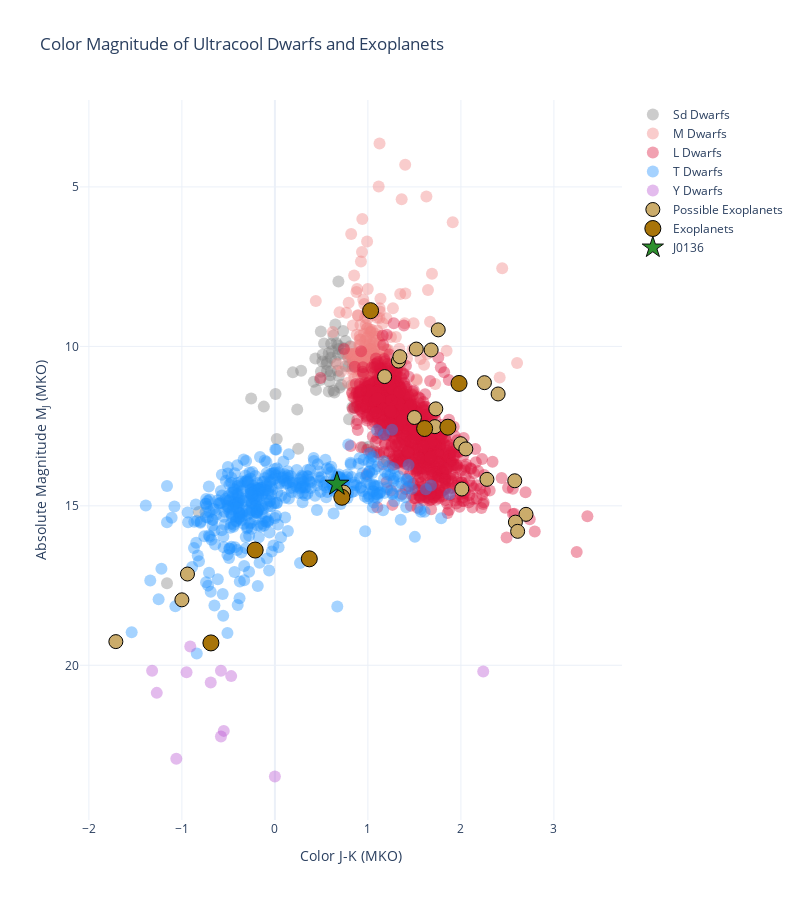

The cell this chart's notebook holds for it:
### Code cell
fig = go.Figure()

# Function to add scatter traces to Plotly figure
def add_scatter_trace(x, y, size, color, opacity, label, hover_text, edgecolor=None, marker_symbol=None):
    fig.add_trace(go.Scatter(
        x=x,
        y=y,
        mode='markers',
        marker=dict(
            size=size,
            color=color,
            opacity=opacity,
            line=dict(width=1, color=edgecolor) if edgecolor else None,
            symbol=marker_symbol  

        ),
        name=label,
        text=hover_text,
        hoverinfo="text",
        showlegend=True,  # Enable legend for this trace
    ))

# Add brown dwarfs by spectral type
for spec_type, color in zip(specTypes, specColor):
    mask = (uc.exoplanet == 0) & (uc['spectype'] == spec_type) & (~uc['name'].isin(inspected))
    add_scatter_trace(
        uc['color'][(uc.exoplanet == 0) & (uc['spectype'] == spec_type)][mask],
        uc['absMag'][(uc.exoplanet == 0) & (uc['spectype'] == spec_type)][mask],
        size=12,
        color=color,
        opacity=0.4,
        label=f'{spec_type} Dwarfs',
        hover_text=[
            f"<b>{name}</b><br>Color: {color:.2f}<br>Abs Mag: {mag:.2f}"
            for name, color, mag in zip(
                uc['name'][(uc.exoplanet == 0) & (uc['spectype'] == spec_type)][mask],
                uc['color'][(uc.exoplanet == 0) & (uc['spectype'] == spec_type)][mask],
                uc['absMag'][(uc.exoplanet == 0) & (uc['spectype'] == spec_type)][mask]
            )
        ]
    )

if showExoplanets==True:
    # Add possible exoplanets
    add_scatter_trace(
        uc['color'][uc.exoplanet == 1],
        uc['absMag'][uc.exoplanet == 1],
        size=14,
        color='#cbac6b',
        opacity=1.0,
        label="Possible Exoplanets",
        hover_text=[
            f"<b>{name}</b><br>Color: {color:.2f}<br>Abs Mag: {mag:.2f}"
            for name, color, mag in zip(
                uc['name'][uc.exoplanet == 1],
                uc['color'][uc.exoplanet == 1],
                uc['absMag'][uc.exoplanet == 1]
            )
        ],
        edgecolor="black"
    )

    # Add exoplanets
    add_scatter_trace(
        uc['color'][uc.exoplanet == 2],
        uc['absMag'][uc.exoplanet == 2],
        size=16,
        color='#a87409',
        opacity=1.0,
        label="Exoplanets",
        hover_text=[
            f"<b>{name}</b><br>Color: {color:.2f}<br>Abs Mag: {mag:.2f}"
            for name, color, mag in zip(
                uc['name'][uc.exoplanet == 2],
                uc['color'][uc.exoplanet == 2],
                uc['absMag'][uc.exoplanet == 2]
            )
        ],
        edgecolor="black"
    )

# Add inspected objects
for case, label, color in zip(inspected, inspectLabel, inspectColor):
    add_scatter_trace(
        uc['color'][uc.name == case],
        uc['absMag'][uc.name == case],
        size=18,
        color=color,
        opacity=0.95,
        label=label,
        hover_text=[
            f"<b>{case}</b><br>Color: {uc['color'][uc.name == case].values[0]:.2f}<br>Abs Mag: {uc['absMag'][uc.name == case].values[0]:.2f}"
        ],
        edgecolor="black",
        marker_symbol='star'
    )


# Customize layout
fig.update_layout(
    title="Color Magnitude of Ultracool Dwarfs and Exoplanets",
    xaxis_title="Color J-K (MKO)",
    yaxis_title="Absolute Magnitude M<sub>J</sub> (MKO)",
    template='plotly_white',
    autosize=False,
    width=800,
    height=900,
    legend=dict(
        traceorder='normal',
        font=dict(
            size=12,),
    ),
)

# Invert y-axis to mimic HR diagram style
fig.update_yaxes(autorange="reversed")

if annotateCloudDevs==True:
    # Add arrows for annotations
    for start, stop, color in zip(arrowstart, arrowstop, arrowcolors):
        fig.add_annotation(
            x=stop[0],
            y=stop[1],
            ax=start[0],
            ay=start[1],
            xref="x",
            yref="y",
            axref="x",
            ayref="y",
            showarrow=True,
            arrowhead=2,
            arrowsize=1,
            arrowwidth=1,
            arrowcolor=color,
        )

    # Add annotations for cloud formation
    for (label, coord, color, align) in zip(labelWords, labelCoords, arrowcolors, labelAlign):
        fig.add_annotation(
            x=coord[0],
            y=coord[1],
            text=label,
            showarrow=False,
            font=dict(color=color, size=11),
            align=align
        )
fig.show()

### Figure 1 — Plotly figure (JSON) as saved in the notebook; plotly's stock layout.template omitted (floating-point values rounded to 4 significant figures; data arrays with more than 128 entries replaced by an {"elided": "..."} marker saying what was removed)
{"data": [{"hoverinfo": "text", "marker": {"color": "grey", "opacity": 0.4, "size": 12}, "mode": "markers", "name": "Sd Dwarfs", "showlegend": true, "text": ["<b>WISEA J001450.17-083823.4</b><br>Color: 0.69<br>Abs Mag: 10.93", "<b>LHS 1074</b><br>Color: 0.81<br>Abs Mag: 10.00", "<b>2MASS J00412179+3547133</b><br>Color: 0.96<br>Abs Mag: 10.85", "<b>WISEA J004326.26+222124.0</b><br>Color: 0.79<br>Abs Mag: 10.63", "<b>ULAS J004539.97+135032.7</b><br>Color: 0.68<br>Abs Mag: 10.26", "<b>LHS 1166</b><br>Color: 0.68<br>Abs Mag: 10.08", "<b>WISEA J005757.64+201304.0</b><br>Color: 1.20<br>Abs Mag: 13.59", "<b>ULAS J013346.25+132822.4</b><br>Color: 0.61<br>Abs Mag: 9.92", "<b>LHS 1265</b><br>Color: 0.49<br>Abs Mag: 9.53", "<b>2MASS J01423153+0523285</b><br>Color: 0.55<br>Abs Mag: 10.55", "<b>ULAS J015034.33+142002.4</b><br>Color: 0.63<br>Abs Mag: 9.66", "<b>ULAS J020533.75+123824.1</b><br>Color: 0.28<br>Abs Mag: 10.76", "<b>ULAS J021642.97+004005.6</b><br>Color: 0.80<br>Abs Mag: 12.28", "<b>WISEA J030601.66-033059.0</b><br>Color: 0.44<br>Abs Mag: 11.36", "<b>LSPM J0330+3504</b><br>Color: 0.68<br>Abs Mag: 7.97", "<b>LEHPM 1-3365</b><br>Color: 0.87<br>Abs Mag: 10.38", "<b>ULAS J033350.84+001406.1</b><br>Color: 0.60<br>Abs Mag: 10.78", "<b>WISEA J033613.83+001011.0</b><br>Color: 0.73<br>Abs Mag: 10.23", "<b>LSPM J0402+1730</b><br>Color: 0.73<br>Abs Mag: 9.52", "<b>WISEA J043535.82+211508.9</b><br>Color: 0.42<br>Abs Mag: 11.11", "<b>LEHPM 2-59</b><br>Color: 0.76<br>Abs Mag: 10.62", "<b>WISEA J045921.21+154059.2</b><br>Color: 0.66<br>Abs Mag: 9.90", "<b>LHS 1742a</b><br>Color: 0.61<br>Abs Mag: 10.15", "<b>2MASS J05325346+8246465</b><br>Color: 0.25<br>Abs Mag: 13.21", "<b>APMPM J0559-2903</b><br>Color: 0.44<br>Abs Mag: 10.38", "<b>2MASS J06164006-6407194</b><br>Color: 0.02<br>Abs Mag: 12.91", "<b>ULAS J085500.12+000204.1</b><br>Color: 0.53<br>Abs Mag: 9.91", "<b>SSSPM J1013-1356</b><br>Color: 0.19<br>Abs Mag: 10.82", "<b>2MASS J11582077+0435014</b><br>Color: 1.06<br>Abs Mag: 13.29", "<b>ULAS J115826.62+044746.8</b><br>Color: 0.84<br>Abs Mag: 10.63", "<b>ULAS J120214.62+073113.8</b><br>Color: 0.51<br>Abs Mag: 10.48", "<b>ULAS J121508.37+040200.5</b><br>Color: 0.51<br>Abs Mag: 10.26", "<b>WISEA J121914.75+081027.0</b><br>Color: 0.80<br>Abs Mag: 10.26", "<b>ULAS J124425.90+102441.9</b><br>Color: 0.49<br>Abs Mag: 11.05", "<b>ULAS J124947.04+095019.8</b><br>Color: 0.71<br>Abs Mag: 11.20", "<b>SSSPM J1256-1408</b><br>Color: 0.56<br>Abs Mag: 10.77", "<b>ULAS J125635.91-001944.9</b><br>Color: 0.68<br>Abs Mag: 9.97", "<b>SDSS J125637.13-022452.4</b><br>Color: 0.01<br>Abs Mag: 11.50", "<b>HD 114762B</b><br>Color: 0.68<br>Abs Mag: 10.76", "<b>ULAS J131705.66+091016.9</b><br>Color: 0.58<br>Abs Mag: 10.22", "<b>SDSS J133348.24+273508.8</b><br>Color: 0.64<br>Abs Mag: 11.45", "<b>ULAS J133836.97-022910.7</b><br>Color: 1.01<br>Abs Mag: 13.15", "<b>SDSS J134749.74+333601.7</b><br>Color: 0.58<br>Abs Mag: 11.42", "<b>ULAS J135058.86+081506.8</b><br>Color: -0.25<br>Abs Mag: 11.63", "<b>ULAS J141623.94+134836.3</b><br>Color: -1.16<br>Abs Mag: 17.43", "<b>SDSS J141624.08+134826.7</b><br>Color: 0.95<br>Abs Mag: 13.16", "<b>ULAS J141806.71+000035.5</b><br>Color: 0.49<br>Abs Mag: 10.79", "<b>LSR J1425+7102</b><br>Color: 0.56<br>Abs Mag: 10.48", "<b>2MASS J14343616+2202463</b><br>Color: 0.86<br>Abs Mag: 11.93", "<b>LHS 377</b><br>Color: 0.79<br>Abs Mag: 10.33", "<b>SSSPM J1444-2019</b><br>Color: 0.63<br>Abs Mag: 11.38", "<b>HIP 73786B</b><br>Color: -0.82<br>Abs Mag: 15.20", "<b>ULAS J151913.03-000030.0</b><br>Color: 0.24<br>Abs Mag: 11.98", "<b>APMPM J1523-0245</b><br>Color: 0.76<br>Abs Mag: 9.83", "<b>2MASS J15412408+5425598</b><br>Color: 0.60<br>Abs Mag: 10.36", "<b>LSR J1610-0040</b><br>Color: 0.84<br>Abs Mag: 10.44", "<b>2MASS J16262034+3925190</b><br>Color: -0.12<br>Abs Mag: 11.89", "<b>2MASS J16403197+1231068</b><br>Color: 0.59<br>Abs Mag: 10.90", "<b>GJ 660.1B</b><br>Color: 0.82<br>Abs Mag: 11.23", "<b>2MASS J17561080+2815238</b><br>Color: 0.83<br>Abs Mag: 11.91", "<b>LSR J1826+3014</b><br>Color: 0.70<br>Abs Mag: 11.29", "<b>LSR J2036+5059</b><br>Color: 0.65<br>Abs Mag: 10.47", "<b>WISEA J204027.30+695924.1</b><br>Color: 0.59<br>Abs Mag: 11.10", "<b>LSPM J2331+4607N</b><br>Color: 0.74<br>Abs Mag: 10.05", "<b>ULAS J233359.39+004935.2</b><br>Color: 0.65<br>Abs Mag: 9.32"], "type": "scatter", "x": [0.687, 0.81, 0.956, 0.792, 0.68, 0.685, 1.203, 0.605, 0.494, 0.554, 0.63, 0.282, 0.797, 0.442, 0.683, 0.868, 0.602, 0.731, 0.733, 0.418, 0.76, 0.661, 0.614, 0.25, 0.435, 0.02, 0.529, 0.193, 1.064, 0.837, 0.511, 0.513, 0.804, 0.486, 0.714, 0.56, 0.679, 0.007, 0.675, 0.579, 0.64, 1.007, 0.579, -0.255, -1.16, 0.949, 0.495, 0.56, 0.858, 0.79, 0.63, -0.819, 0.24, 0.76, 0.602, 0.84, -0.119, 0.594, 0.822, 0.833, 0.697, 0.65, 0.587, 0.736, 0.65], "y": [10.93, 9.998, 10.85, 10.63, 10.26, 10.08, 13.59, 9.916, 9.534, 10.55, 9.66, 10.76, 12.28, 11.36, 7.966, 10.38, 10.78, 10.23, 9.52, 11.11, 10.62, 9.899, 10.15, 13.21, 10.38, 12.91, 9.911, 10.82, 13.29, 10.63, 10.48, 10.26, 10.26, 11.05, 11.2, 10.77, 9.969, 11.5, 10.76, 10.22, 11.45, 13.15, 11.42, 11.63, 17.43, 13.16, 10.79, 10.48, 11.93, 10.33, 11.38, 15.2, 11.98, 9.835, 10.36, 10.44, 11.89, 10.9, 11.23, 11.91, 11.29, 10.47, 11.1, 10.05, 9.316]}, {"hoverinfo": "text", "marker": {"color": "lightcoral", "opacity": 0.4, "size": 12}, "mode": "markers", "name": "M Dwarfs", "showlegend": true, "text": {"elided": "394 str values"}, "type": "scatter", "x": {"elided": "394 float values"}, "y": {"elided": "394 float values"}}, {"hoverinfo": "text", "marker": {"color": "crimson", "opacity": 0.4, "size": 12}, "mode": "markers", "name": "L Dwarfs", "showlegend": true, "text": {"elided": "1498 str values"}, "type": "scatter", "x": {"elided": "1498 float values"}, "y": {"elided": "1498 float values"}}, {"hoverinfo": "text", "marker": {"color": "dodgerblue", "opacity": 0.4, "size": 12}, "mode": "markers", "name": "T Dwarfs", "showlegend": true, "text": {"elided": "484 str values"}, "type": "scatter", "x": {"elided": "484 float values"}, "y": {"elided": "484 float values"}}, {"hoverinfo": "text", "marker": {"color": "mediumorchid", "opacity": 0.4, "size": 12}, "mode": "markers", "name": "Y Dwarfs", "showlegend": true, "text": ["<b>WISE J035934.06-540154.6</b><br>Color: -1.27<br>Abs Mag: 20.86", "<b>WISEPA J041022.71+150248.5</b><br>Color: -0.47<br>Abs Mag: 20.34", "<b>WISE J064723.23-623235.5</b><br>Color: -1.06<br>Abs Mag: 22.93", "<b>WISE J071322.55-291751.9</b><br>Color: -1.32<br>Abs Mag: 20.17", "<b>WISE J073444.02-715744.0</b><br>Color: -0.91<br>Abs Mag: 19.41", "<b>CWISEP J093852.89+063440.6</b><br>Color: 2.24<br>Abs Mag: 20.19", "<b>WISEPC J140518.40+553421.4</b><br>Color: -0.55<br>Abs Mag: 22.06", "<b>WISEPA J154151.66-225025.2</b><br>Color: -0.58<br>Abs Mag: 22.23", "<b>WISEPA J173835.53+273258.9</b><br>Color: -0.95<br>Abs Mag: 20.21", "<b>WISEPA J182831.08+265037.8</b><br>Color: 0.00<br>Abs Mag: 23.49", "<b>WISEPC J205628.90+145953.3</b><br>Color: -0.58<br>Abs Mag: 20.17", "<b>WISE J222055.31-362817.4</b><br>Color: -0.69<br>Abs Mag: 20.54"], "type": "scatter", "x": [-1.27, -0.47, -1.06, -1.32, -0.91, 2.24, -0.55, -0.58, -0.95, 0.0, -0.58, -0.69], "y": [20.86, 20.34, 22.93, 20.17, 19.41, 20.19, 22.06, 22.23, 20.21, 23.49, 20.17, 20.54]}, {"hoverinfo": "text", "marker": {"color": "#cbac6b", "line": {"color": "black", "width": 1}, "opacity": 1, "size": 14}, "mode": "markers", "name": "Possible Exoplanets", "showlegend": true, "text": ["<b>2MASS J01225093-2439505B</b><br>Color: 2.28<br>Abs Mag: 14.17", "<b>WISE J014656.66+423410.0</b><br>Color: -1.71<br>Abs Mag: 19.26", "<b>2MASS J02192210-3925225B</b><br>Color: 1.72<br>Abs Mag: 12.52", "<b>FU Tau B</b><br>Color: 1.76<br>Abs Mag: 9.48", "<b>DH Tau B</b><br>Color: 1.52<br>Abs Mag: 10.08", "<b>AB Pic b</b><br>Color: 1.73<br>Abs Mag: 11.96", "<b>LP 261-75B</b><br>Color: 2.01<br>Abs Mag: 14.47", "<b>G 196-3B</b><br>Color: 2.00<br>Abs Mag: 13.05", "<b>CHXR 73B</b><br>Color: 2.40<br>Abs Mag: 11.49", "<b>2MASS J11193254-1137466</b><br>Color: 2.58<br>Abs Mag: 14.21", "<b>WISEPC J121756.91+162640.2</b><br>Color: -1.00<br>Abs Mag: 17.95", "<b>BD+60 1417B</b><br>Color: 2.70<br>Abs Mag: 15.27", "<b>VHS J125601.92-125723.9 b</b><br>Color: 2.59<br>Abs Mag: 15.51", "<b>CFBDSIR J145829+101343</b><br>Color: -0.94<br>Abs Mag: 17.14", "<b>USco1556 B</b><br>Color: 1.33<br>Abs Mag: 10.46", "<b>USco1621 B</b><br>Color: 1.34<br>Abs Mag: 10.32", "<b>GSC 06214-00210B</b><br>Color: 1.18<br>Abs Mag: 10.95", "<b>ROXs 12 b</b><br>Color: 1.68<br>Abs Mag: 10.11", "<b>CFHTWIR-Oph 98 AB</b><br>Color: 2.25<br>Abs Mag: 11.14", "<b>HD 203030B</b><br>Color: 2.61<br>Abs Mag: 15.80", "<b>HN Peg B</b><br>Color: 0.74<br>Abs Mag: 14.57", "<b>SDSSp J224953.45+004404.2</b><br>Color: 2.05<br>Abs Mag: 13.22", "<b>kappa And B</b><br>Color: 1.50<br>Abs Mag: 12.23"], "type": "scatter", "x": [2.28, -1.71, 1.72, 1.756, 1.52, 1.73, 2.01, 1.997, 2.4, 2.579, -1.0, 2.7, 2.586, -0.94, 1.328, 1.344, 1.18, 1.68, 2.253, 2.61, 0.74, 2.053, 1.5], "y": [14.17, 19.26, 12.52, 9.482, 10.08, 11.96, 14.47, 13.05, 11.49, 14.21, 17.95, 15.27, 15.51, 17.14, 10.46, 10.32, 10.95, 10.11, 11.14, 15.8, 14.57, 13.22, 12.23]}, {"hoverinfo": "text", "marker": {"color": "#a87409", "line": {"color": "black", "width": 1}, "opacity": 1, "size": 16}, "mode": "markers", "name": "Exoplanets", "showlegend": true, "text": ["<b>GU Psc b</b><br>Color: 0.72<br>Abs Mag: 14.73", "<b>2MASS J0249-0557 c</b><br>Color: 1.86<br>Abs Mag: 12.53", "<b>51 Eri b</b><br>Color: 0.37<br>Abs Mag: 16.66", "<b>beta Pic b</b><br>Color: 1.61<br>Abs Mag: 12.57", "<b>COCONUTS-2b</b><br>Color: -0.69<br>Abs Mag: 19.30", "<b>2MASSW J1207334-393254</b><br>Color: 1.03<br>Abs Mag: 8.88", "<b>Ross 458C</b><br>Color: -0.21<br>Abs Mag: 16.39", "<b>ROXs 42Bb</b><br>Color: 1.98<br>Abs Mag: 11.16"], "type": "scatter", "x": [0.72, 1.86, 0.37, 1.61, -0.688, 1.029, -0.212, 1.98], "y": [14.73, 12.53, 16.66, 12.57, 19.3, 8.881, 16.39, 11.16]}, {"hoverinfo": "text", "marker": {"color": "forestgreen", "line": {"color": "black", "width": 1}, "opacity": 0.95, "size": 18, "symbol": "star"}, "mode": "markers", "name": "J0136", "showlegend": true, "text": ["<b>SIMP J013656.5+093347.3</b><br>Color: 0.67<br>Abs Mag: 14.32"], "type": "scatter", "x": [0.667], "y": [14.32]}], "layout": {"autosize": false, "height": 900, "legend": {"font": {"size": 12}, "traceorder": "normal"}, "title": {"text": "Color Magnitude of Ultracool Dwarfs and Exoplanets"}, "width": 800, "xaxis": {"title": {"text": "Color J-K (MKO)"}}, "yaxis": {"autorange": "reversed", "title": {"text": "Absolute Magnitude M<sub>J</sub> (MKO)"}}}}
